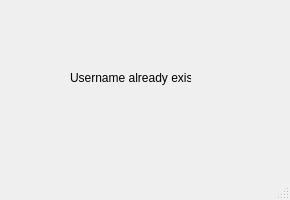
<?xml version="1.0" encoding="UTF-8"?>
<ui version="4.0">
 <class>MainWindow</class>
 <widget class="QMainWindow" name="MainWindow">
  <property name="geometry">
   <rect>
    <x>0</x>
    <y>0</y>
    <width>290</width>
    <height>200</height>
   </rect>
  </property>
  <property name="windowTitle">
   <string>MainWindow</string>
  </property>
  <widget class="QWidget" name="centralwidget">
   <widget class="QLabel" name="popupLabel">
    <property name="geometry">
     <rect>
      <x>70</x>
      <y>70</y>
      <width>121</width>
      <height>16</height>
     </rect>
    </property>
    <property name="text">
     <string>Username already exists</string>
    </property>
   </widget>
  </widget>
  <widget class="QMenuBar" name="menubar">
   <property name="geometry">
    <rect>
     <x>0</x>
     <y>0</y>
     <width>290</width>
     <height>21</height>
    </rect>
   </property>
  </widget>
  <widget class="QStatusBar" name="statusbar"/>
 </widget>
 <resources/>
 <connections/>
</ui>
